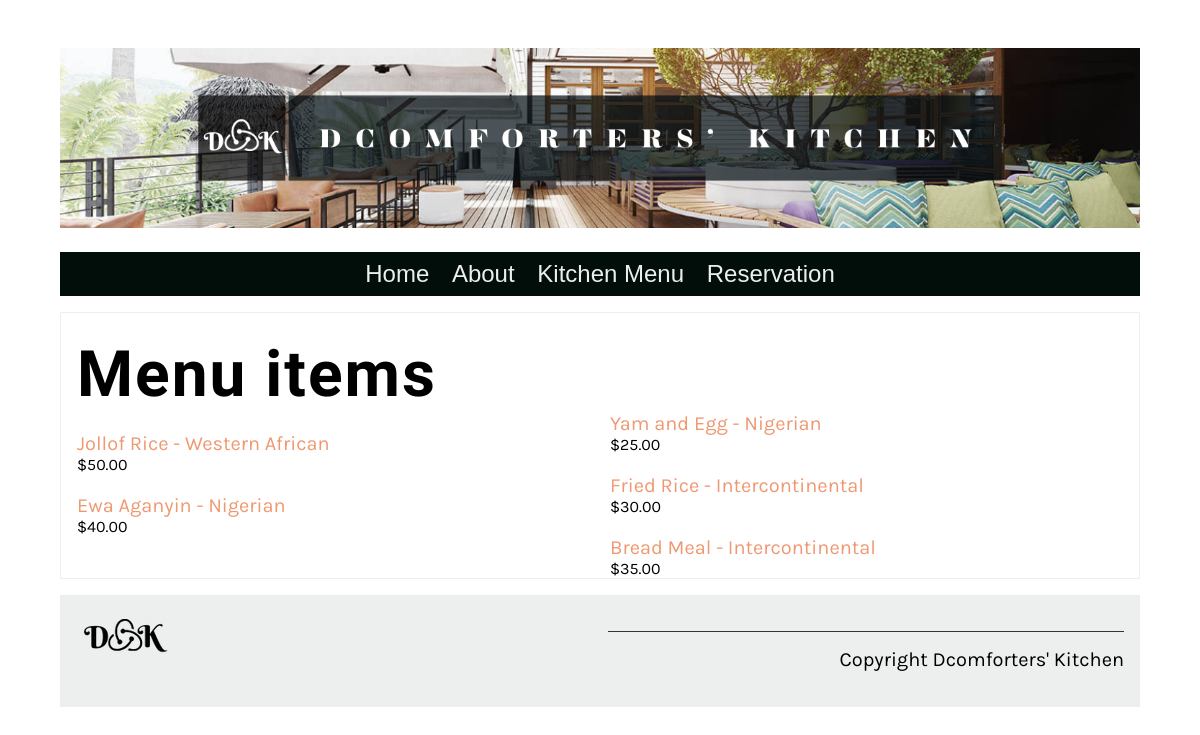
Before: /kitchen/ with the older database file.
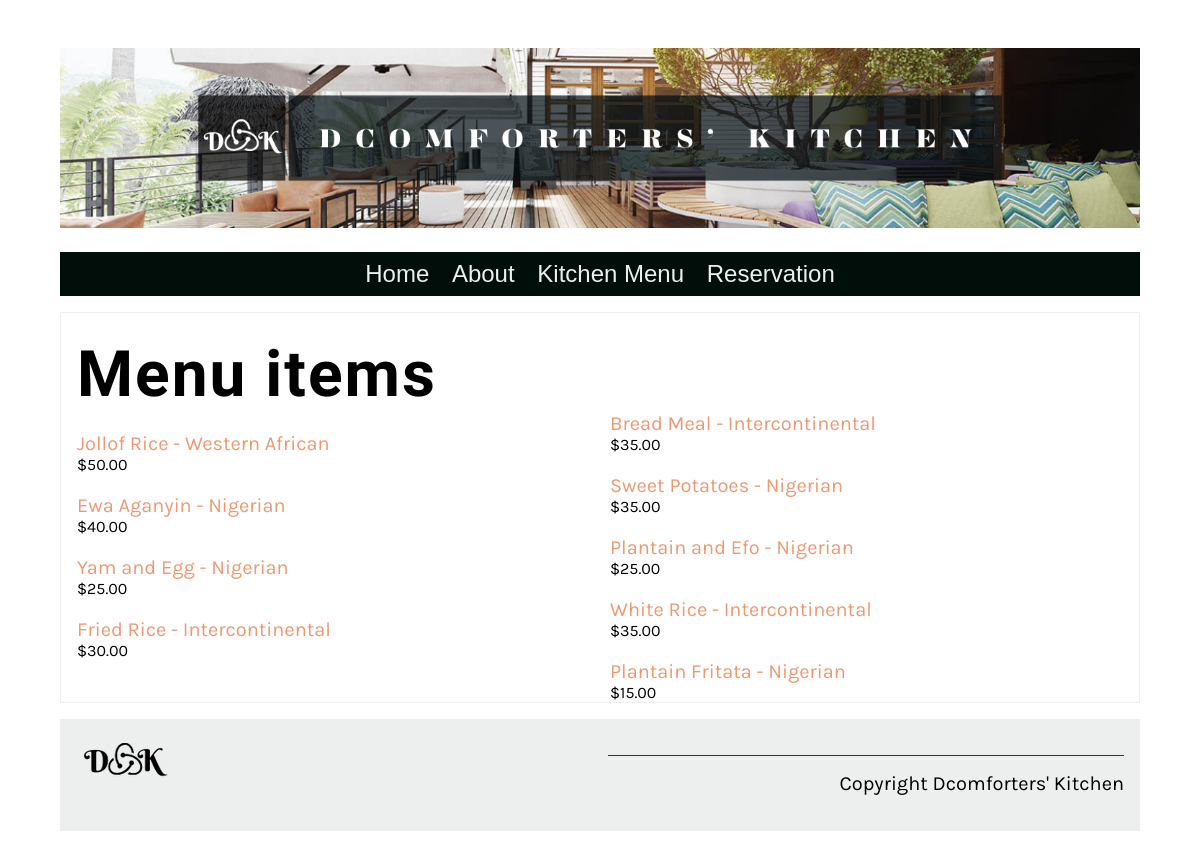
After: the same page with the newer database file.
### newapp/models.py (models this page shows, shortened)
class Menu(models.Model):
    food_name = models.CharField(max_length=100)
    cuisine = models.CharField(max_length=100)
    item_description = models.TextField(max_length=1000, default='')
    price = models.DecimalField(max_digits=10, decimal_places=2, null=True, blank=True)
    prep_time = models.IntegerField(default=25)
    calories = models.IntegerField(default=1000)
    image = models.ImageField(upload_to='menu_images/', null=True, blank=True)

### newapp/views.py (the view)
# urls.py: path('kitchen/', views.kitchen, name='kitchen'),
def kitchen(request):
    menu = Menu.objects.all().values()
    template = loader.get_template('kitchen.html')
    context = {'menu' : menu}
    return HttpResponse(template.render(context, request))

### newapp/templates/kitchen.html
{% extends 'base.html' %}
{% load static %}
{% block content %}
<section>
    <article>
        <h1>Menu items</h1>
        <div class="menu-columns">
            {% for item in menu %}
            <p>
                <a href="menu_details/{{ item.id }}">{{ item.food_name }} - {{ item.cuisine }}</a>
                <span class="menu-price">
                    ${{ item.price }}
                </span>
            </p>
            {% endfor %}
        </div>
    </article>
</section>
{% endblock %}

### newapp/templates/base.html (shortened to what this page needs)
{% load static %}
<!DOCTYPE html>
<html lang="en">
  <head>
    <link
      rel="preload"
      as="style"
      href="{% static 'css/style.css' %}"
      onload="this.rel = 'stylesheet'"
    />
  </head>
  <body>
    {% include 'partials/_header.html' %}
    <main>{% block content %} {% endblock %}</main>
    {% include 'partials/_footer.html' %}
  </body>
</html>

### newapp/templates/partials/_header.html
{% load static %}
<header>
  <img src="{% static 'img/banner.png' %}" />
</header>
<nav>
  <ul>
    <li><a href="{% url 'home' %}">Home</a></li>
    <li><a href="{% url 'about' %}">About</a></li>
    <li><a href="{% url 'kitchen' %}">Kitchen Menu</a></li>
    <li><a href="{% url 'reservation' %}">Reservation</a></li>
  </ul>
</nav>

### newapp/templates/partials/_footer.html
{% load static %}
<footer>
    <article>
        <img src="{% static 'img/d_footer.png' %}" />
    </article>
    <article>
        <p>Copyright Dcomforters' Kitchen</p>
    </article>
</footer>

### newapp/static/css/style.css (style rules this page uses)
body { font-family: 'Karla', sans-serif; margin-top: 3rem; margin-bottom: 3rem; margin-left: 5%; margin-right: 5%; }
h1, h2, h3, h4, h5, h6 { font-family: 'Markazi Text', serif; letter-spacing: 2px;; }
h1 { font-size: 4rem; margin-top: 1.5rem; margin-bottom: 0; }
p, ul { font-size: 1.25rem;; }
a { color: #EE9972; text-decoration: none; }
header img { display: block; margin-left: auto; margin-right: auto; max-width: 100%; height: auto; }
nav { background-color: #020e0a; margin-top: 1rem; margin-bottom: 1rem; margin-bottom: 0px; }
nav ul { list-style: none; font-size: 1.5rem; font-family: sans-serif; text-align: center; padding-inline-start: 0rem; margin-bottom: 0px; }
nav ul li { display: inline-block; margin: 0.5rem; }
nav ul a { color: #EDEFEE; text-decoration: none; }
section { display: flex; gap: 2rem 1rem; margin-top: 1rem; margin-bottom: 1rem; flex-direction: row; }
article { flex:1; }
article img { max-width: 100%; }
main article { border: 1px solid #EDEFEE; padding-left: 1rem; padding-right: 1rem; }
footer { background-color: #EDEFEE; padding: 1rem; display: flex; gap: 2rem 1rem; }
footer img { max-width: 50%; }
footer p { border-top: #333333; border-style: solid; border-width: 0.1rem; border-bottom: none; border-left: none; border-right: none; text-align: right; padding-top: 1rem;; }
.menu-columns { column-count: 2; column-gap: 20px; }
.menu-columns p { break-inside: avoid; }
.menu-price { display: block; font-size: 1rem; }

Changed rows visible on the page:
added Menu: food_name "Sweet Potatoes", cuisine "Nigerian", price "35.00"
added Menu: food_name "Plantain and Efo", cuisine "Nigerian", price "25.00"
added Menu: food_name "White Rice", cuisine "Intercontinental", price "35.00"
added Menu: food_name "Plantain Fritata", cuisine "Nigerian", price "15.00"
